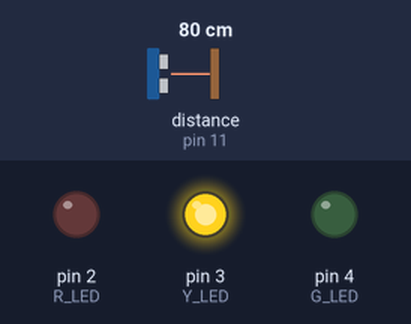
This sketch was run on a simulated Arduino Uno, built with avr-gcc and run on an emulated ATmega328P. Parts: output pins drawn as LEDs (lit = HIGH). The test bench sets the inputs (shaded band); at power-on: distance to the obstacle (sensor on pin 11) 80 cm. The echo pulse lasts 58.3 µs per cm.

Above: at 1.2 s.
1.3 s: distance to the obstacle (sensor on pin 11) set to 7 cm
3.0 s: distance to the obstacle (sensor on pin 11) set to 4 cm
At 4.3 s:
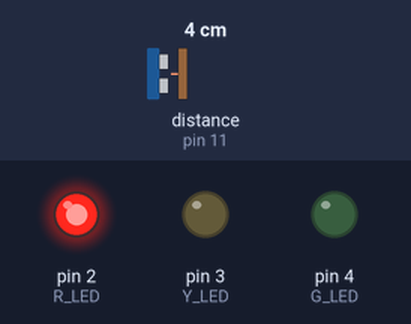
4.6 s: distance to the obstacle (sensor on pin 11) set to 120 cm
At 6.0 s:
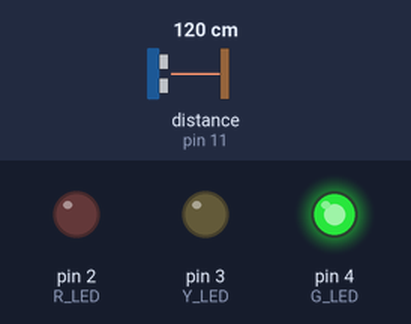
6.8 s: distance to the obstacle (sensor on pin 11) set to 104 cm
8.8 s: distance to the obstacle (sensor on pin 11) set to 95 cm
At 10.4 s:
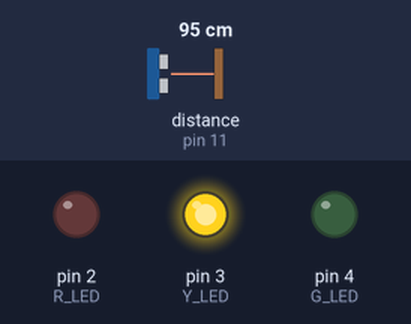
10.7 s: distance to the obstacle (sensor on pin 11) set to 2 cm
At 12.6 s:
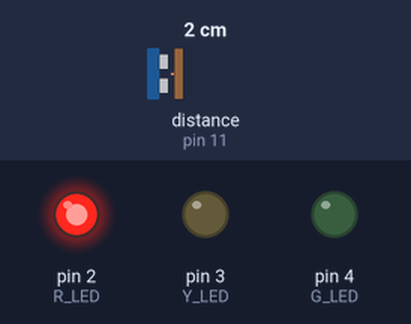
Timing chart, 0 to 13.7 s (numbered marks = the images above; inputs shaded):
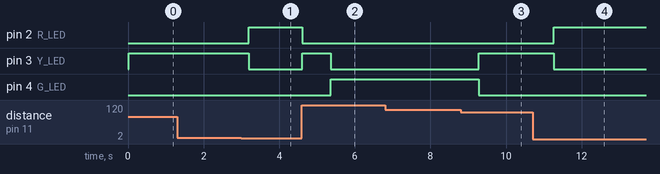

Measured:
- the behaviour switches between 6 and 5 cm on distance to the obstacle (sensor on pin 11) (found by bisection; images 0 and 1)
- the behaviour switches between 99 and 98 cm on distance to the obstacle (sensor on pin 11) (found by bisection; images 2 and 3)
- after the input at 1.3 s, every drawn part: stays the same
- after the input at 3.0 s, pin 2 (R_LED): LOW → HIGH after 0.20 s; pin 3 (Y_LED): HIGH → LOW after 0.20 s
- after the input at 4.6 s, pin 2 (R_LED): HIGH → LOW at once; pin 3 (Y_LED): LOW → HIGH at once, → LOW 0.76 s later; pin 4 (G_LED): LOW → HIGH after 0.77 s
- after the input at 6.8 s, every drawn part: stays the same
- after the input at 8.8 s, pin 3 (Y_LED): LOW → HIGH after 0.48 s; pin 4 (G_LED): HIGH → LOW after 0.48 s
- after the input at 10.7 s, pin 2 (R_LED): LOW → HIGH after 0.56 s; pin 3 (Y_LED): HIGH → LOW after 0.56 s

The sketch:

psens.ino
```cpp
#include <NewPing.h>

#define R_LED 2
#define Y_LED 3
#define G_LED 4
#define ECHO_PIN     11
#define TRIGGER_PIN  12
#define MAX_DISTANCE 500
#define DELAY 10

struct history {
  unsigned int cur;
  unsigned int hist[100];
  unsigned int hsize;
  history(unsigned int hsize = 10) :
  cur(0), hist({
    0  }
  ),hsize(hsize) {
  }
  void add(int i){
    hist[cur] = i;
    cur = (cur + 1) % hsize;
  }
  int avg(){
    int sum = 0;
    int divider = hsize;
    for (int i = 0; i < hsize; i++) {
      if (hist[i%hsize] == 0) {
        divider--;
      }
      else{
        sum = sum + hist[i%hsize];
      }
    }
    return sum / divider;
  }
};

NewPing sonar(TRIGGER_PIN,ECHO_PIN,MAX_DISTANCE);
history *h = new history(50);

void setup(){
  pinMode(R_LED, OUTPUT);
  pinMode(G_LED, OUTPUT);
  pinMode(Y_LED, OUTPUT);
  //Serial.begin(115200);
}

void loop(){
  delay(DELAY);
  h->add(sonar.ping_cm());
  int distance = h->avg();
  //Serial.print(distance);
  //Serial.println(" cm");


  if (distance == -1){
    nothing();
  }
  else if (distance > 100){
    green();
  }
  else if (distance > 5){
    yellow();
  }
  else{
    red();
  }
}

void nothing() {
  digitalWrite(G_LED, HIGH);
  digitalWrite(Y_LED, HIGH);
  digitalWrite(R_LED, HIGH);
}

void green(){
  digitalWrite(G_LED, HIGH);
  digitalWrite(Y_LED, LOW);
  digitalWrite(R_LED, LOW);
}

void yellow(){
  digitalWrite(G_LED, LOW);
  digitalWrite(Y_LED, HIGH);
  digitalWrite(R_LED, LOW);
}

void red(){
  digitalWrite(G_LED, LOW);
  digitalWrite(Y_LED, LOW);
  digitalWrite(R_LED, HIGH);
}
```
